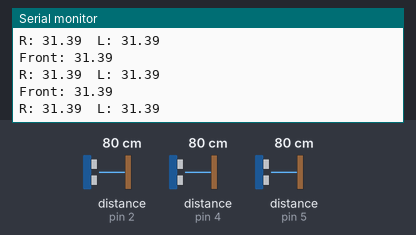
Simulated run of this sketch. Board: Arduino Uno, built with avr-gcc and run on an emulated ATmega328P. Shown: the last lines printed to the serial monitor. Wiring (inferred from the names in the program): 3 × ultrasonic range finder: trigger pin 3, echo pin 2 / trigger pin 6, echo pin 5 / trigger pin 7, echo pin 4. Inputs (shaded band) come from the test bench; at power-on: distance to the obstacle (sensors on pin 2, pin 4, pin 5) 80 cm. The echo pulse lasts 58.3 µs per cm.

Above: at 1.2 s.
1.3 s: distance to the obstacle (sensor on pin 2) set to 2 cm
At 1.34 s:
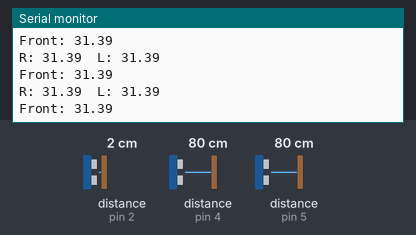
2.8 s: distance to the obstacle (sensor on pin 4) set to 2 cm
At 2.83 s:
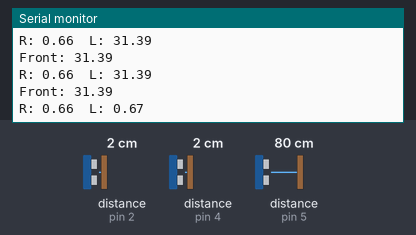
4.3 s: distance to the obstacle (sensor on pin 5) set to 2 cm
At 4.32 s:
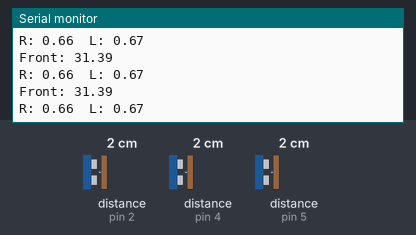
5.8 s: distance to the obstacle (sensor on pin 2) set to 4 cm
At 5.85 s:
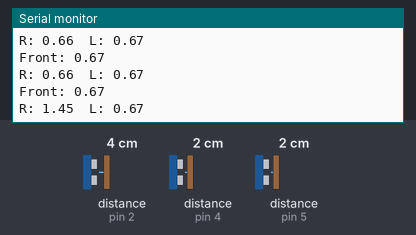
7.3 s: distance to the obstacle (sensor on pin 4) set to 4 cm
At 7.32 s:
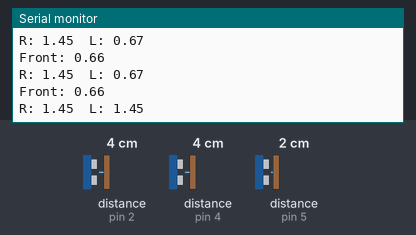
8.8 s: distance to the obstacle (sensor on pin 5) set to 4 cm
At 8.81 s:
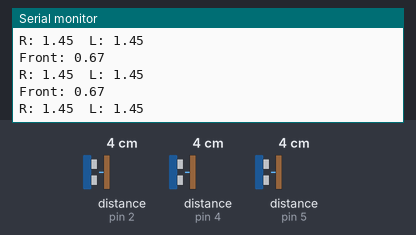
Timing chart, 0 to 11.3 s (numbered marks = the images above; inputs shaded):
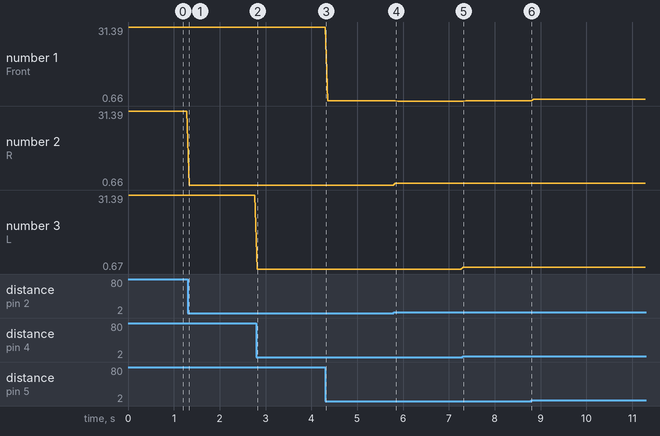

The sketch:

Distance_Test.ino
```cpp
// testing the distance censors to check accuracy and how to interface with multiple of them

const int trigPinFront = 6;
const int echoPinFront = 5;

const int trigPinRight = 3;
const int echoPinRight = 2;

const int trigPinLeft = 7;
const int echoPinLeft = 4;

float frontDistance = 0;
float rightDistance = 0;
float leftDistance = 0;

void setup() {
	pinMode(trigPinFront, OUTPUT);
	pinMode(echoPinFront, INPUT);
	pinMode(trigPinRight, OUTPUT);
	pinMode(echoPinRight, INPUT);
	pinMode(trigPinLeft, OUTPUT);
	pinMode(echoPinLeft, INPUT);

	Serial.begin(115200);
}

void loop() {
	frontDistance = getDistance(trigPinFront, echoPinFront);
	rightDistance = getDistance(trigPinRight, echoPinRight);
	leftDistance = getDistance(trigPinLeft, echoPinLeft);

	Serial.println("Front: " + String(frontDistance));
	Serial.println("R: " + String(rightDistance) + "	L: " + String(leftDistance));

	delay(50);
}

float getDistance(const int trigPin, const int echoPin) {
	digitalWrite(trigPin, HIGH);
	delayMicroseconds(10);
	digitalWrite(trigPin, LOW);

	float echoTime = pulseIn(echoPin, HIGH);
	float calculatedDistance = echoTime / 148.0;

	return calculatedDistance;
}
```

Measured:
- after the input at 2.8 s, the serial monitor: prints a new line at once (image 2)
- after the input at 5.8 s, the serial monitor: prints a new line at once (image 4)
- after the input at 7.3 s, the serial monitor: prints a new line at once (image 5)
- plotted number 2: 31.39 → 0.66 after the input at 1.3 s, 0.66 → 1.45 after the input at 5.8 s
- plotted number 3: 31.39 → 0.67 after the input at 2.8 s
